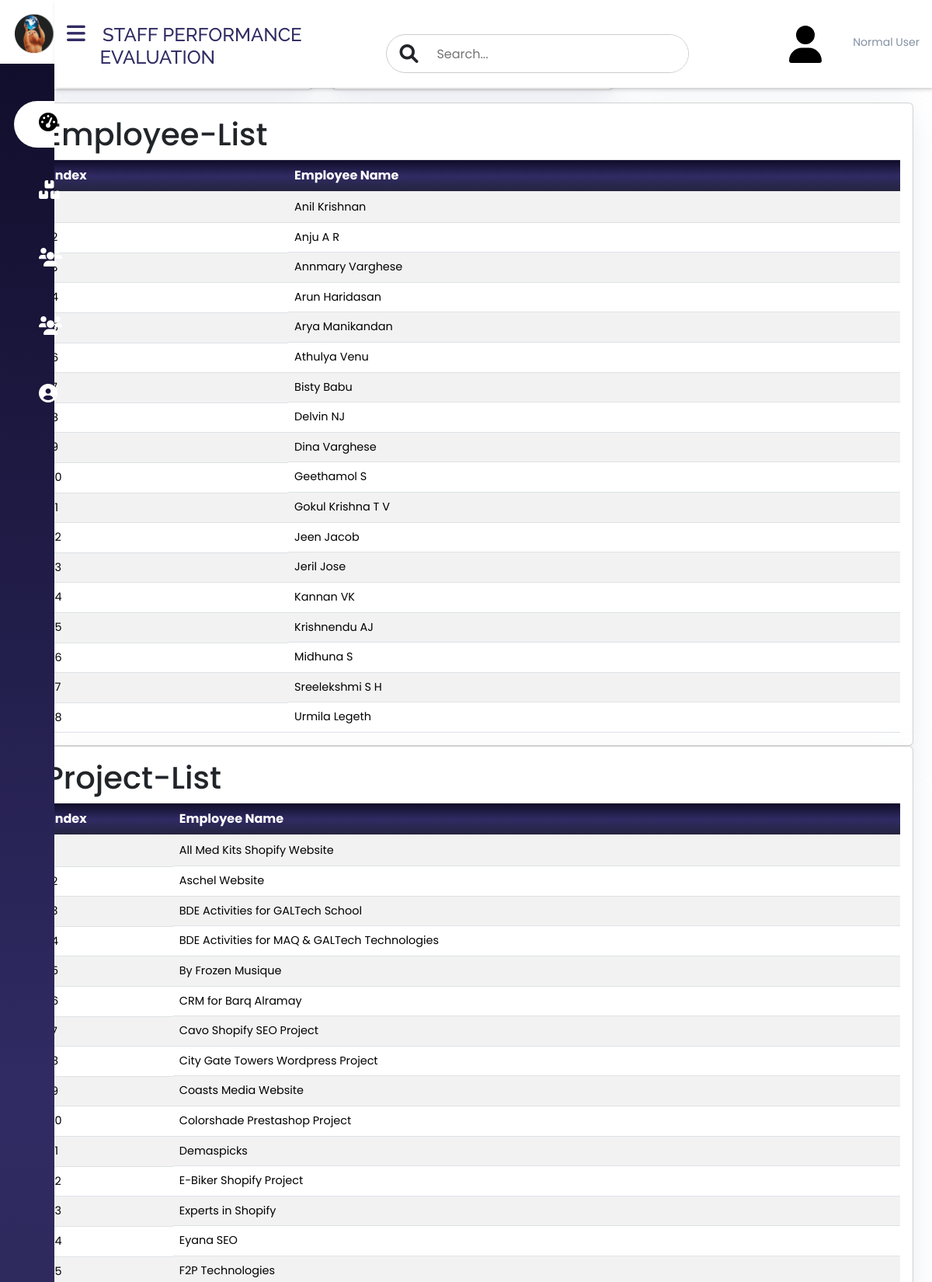
Screenshot of /dash/ (upper part) with the database file from the repository.
### login/models.py (models this page shows, shortened)
class Employee_detail(models.Model):
    id = models.AutoField(primary_key=True)
    employee_name = models.CharField(max_length=100)
    last_inserted = models.DateTimeField(auto_now_add=True)  # Automatically set when a new record is created

class Project(models.Model):
    id = models.AutoField(primary_key=True)
    project_name = models.CharField(max_length=100)
    last_prct_inserted = models.DateTimeField(auto_now_add=True)  # Automatically set when a new record is created

### login/views.py (the view)
# urls.py: path('dash/',views.dash, name='dash'),
def dash(request):
    employee_count = Employee_detail.objects.count()
    project_count = Project.objects.count()
    last_update_date = get_emp_last_update_date()
    last_project_insert_date = get_last_project_insert_date()
    employees = Employee_detail.objects.order_by('employee_name')
    projects = Project.objects.order_by('project_name')
    context = {
        'employee_count': employee_count,
        'project_count': project_count,
        'last_update_date': last_update_date,
        'last_project_insert_date': last_project_insert_date,
        'employees': employees,
        'projects': projects
    }
    return render(request, 'dash-content.html', context)

### login/views.py (called while the page is built)
def get_emp_last_update_date():
    try:
        latest_employee = Employee_detail.objects.order_by('-last_inserted').first()
        return latest_employee.last_inserted
    except Employee_detail.DoesNotExist:
        return None  # Handle the case when there are no employees in the database

def get_last_project_insert_date():
    try:
        latest_project = Project.objects.order_by('-last_prct_inserted').first()
        return latest_project.last_prct_inserted
    except Project.DoesNotExist:
        return None  # Handle the case when there are no projects in the database

### templates/dash-content.html (shortened to what this page needs)
{% extends 'dashboard.html' %}
{% load static %}
{% block content %}
<head>
  <link href="https://demo.dashboardpack.com/architectui-html-free/main.css" rel="stylesheet">
</head>
<body>
  <div class="app-main" style="margin-left: -53px !important; position: relative;top: 30px;">
    <div class="app-main__inner">
      <div class="row">
        <div class="col-md-6 col-xl-4">
          <div class="card mb-3 widget-content bg-midnight-bloom">
            <div class="widget-content-wrapper text-white">
              <div class="widget-content-left">
                <div class="widget-heading">Total employees</div>
                <div class="widget-subheading">Last Update: {{ last_update_date }}</div>
              </div>
              <div class="widget-content-right">
                <div class="widget-numbers text-white"><span id="employee-count">{{ employee_count }}</span>
                </div>
              </div>
            </div>
          </div>
        </div>
        <div class="col-md-6 col-xl-4">
          <div class="card mb-3 widget-content bg-arielle-smile">
            <div class="widget-content-wrapper text-white">
              <div class="widget-content-left">
                <div class="widget-heading">Total Projects</div>
                <div class="widget-subheading">Last Updated:{{ last_project_insert_date }}</div>
              </div>
              <div class="widget-content-right">
                <div class="widget-numbers text-white"><span id="project-count">{{ project_count }}</span>
                </div>
              </div>
            </div>
          </div>
        </div>
        <div class="col-md-6 col-xl-4">
          <div class="card mb-3 widget-content bg-grow-early">
            <div class="widget-content-wrapper text-white">
              <div class="widget-content-left">
                <div class="widget-heading">Date</div>
                <div class="widget-subheading">Last Updated</div>
              </div>
            </div>
          </div>
        </div>
      </div>
      <div class="row">
        <div class="col-md-12 col-lg-12">
          <div class="card">
            <div class="card-body p-0">
              <div class="table-responsive table-scroll" data-mdb-perfect-scrollbar="false" >
                <table class="table table-striped mb-0">
                  <thead>
                    <tr >
                      <th scope="col" style="background: linear-gradient(to bottom, #0f0c29, #302b63, #24243e) !important; color: white;">Index</th>
                      <th scope="col" style="background: linear-gradient(to bottom, #0f0c29, #302b63, #24243e) !important; color: white;">Employee Name</th>
                      <h1 style="font-family: 'Poppins' ,sans-serif !important;">Employee-List</h1>
                    </tr>
                  </thead>
                  <tbody>
                    {% for employee in employees %}
                        <tr>
                            <td>{{ forloop.counter }}</td>
                            <td>{{ employee.employee_name }}</td>
                        </tr>
                    {% endfor %}
                  </tbody>
                </table>
              </div>
            </div>
          </div>
          <div class="row">
            <div class="col-md-12 col-lg-12">
              <div class="card">
                <div class="card-body p-0">
                  <div class="table-responsive table-scroll" data-mdb-perfect-scrollbar="false" >
                    <table class="table table-striped mb-0">
                      <thead>
                        <tr >
                          <th scope="col" style="background: linear-gradient(to bottom, #0f0c29, #302b63, #24243e) !important; color: white;">Index</th>
                          <th scope="col" style="background: linear-gradient(to bottom, #0f0c29, #302b63, #24243e) !important; color: white;">Employee Name</th>
                          <h1 style="font-family: 'Poppins' ,sans-serif !important;">Project-List</h1>
                        </tr>
                      </thead>
                      <tbody>
                        {% for project in projects %}
                            <tr>
                                <td>{{ forloop.counter }}</td>
                                <td>{{ project.project_name }}</td>
                            </tr>
                        {% endfor %}
                      </tbody>
                    </table>
                  </div>
                </div>
              </div>
              </div>
            </div>
          </div>
        </div>
      </div>
    </div>
  </div>
  {% endblock %}

### static/css1/dashboardstyle.css (style rules this page uses)
:root { --main-color: #11101d; --color-dark: #1D2231; --text-grey: #8390A2; }
* { padding: 0; margin: 0; box-sizing: border-box; list-style: none; text-decoration: none; }
.card { background: #fff; border-radius: 12px; box-shadow: 0 5px 10px rgba(154,160,185,.05), 0 15px 40px rgba(166,173,201,.2); padding: 1rem; }
table { border-collapse: collapse; }
thead tr { border-top: 1px solid #f0f0f0; border-bottom:2px solid #f0f0f0; }
td { padding: .5rem 1rem ; font-size: .9rem ; color: #222; }
tr td:last-child { display: flex; align-items: center; }
.table-responsive { width: 100%; overflow-x: auto; }

### rows the page displays
Employee_detail: employee_name "Anil Krishnan"
Employee_detail: employee_name "Anju A R"
Employee_detail: employee_name "Annmary Varghese"
Employee_detail: employee_name "Arun Haridasan"
Employee_detail: employee_name "Arya Manikandan"
Employee_detail: employee_name "Athulya Venu"
Employee_detail: employee_name "Bisty Babu"
Employee_detail: employee_name "Delvin NJ"
Employee_detail: employee_name "Dina Varghese"
Employee_detail: employee_name "Geethamol S"
Employee_detail: employee_name "Gokul Krishna T V"
Employee_detail: employee_name "Jeen Jacob"
Employee_detail: employee_name "Jeril Jose"
Employee_detail: employee_name "Kannan VK"
Employee_detail: employee_name "Krishnendu AJ"
Employee_detail: employee_name "Midhuna S"
Employee_detail: employee_name "Sreelekshmi S H"
Employee_detail: employee_name "Urmila Legeth"
Project: project_name "All Med Kits Shopify Website"
Project: project_name "Aschel Website"
Project: project_name "BDE Activities for GALTech School"
Project: project_name "BDE Activities for MAQ & GALTech Technologies"
Project: project_name "By Frozen Musique"
Project: project_name "CRM for Barq Alramay"
Project: project_name "Cavo Shopify SEO Project"
Project: project_name "City Gate Towers Wordpress Project"
Project: project_name "Coasts Media Website"
Project: project_name "Colorshade Prestashop Project"
Project: project_name "Demaspicks"
Project: project_name "E-Biker Shopify Project"
Project: project_name "Experts in Shopify"
Project: project_name "Eyana SEO"
Project: project_name "F2P Technologies"
